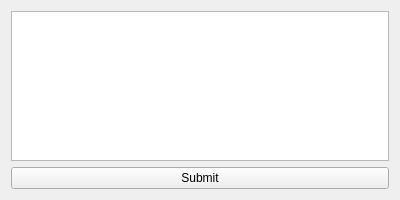
<?xml version="1.0" encoding="UTF-8"?>
<ui version="4.0">
 <class>AiPromptPanel</class>
 <widget class="QWidget" name="AiPromptPanel">
  <property name="geometry">
   <rect>
    <x>0</x>
    <y>0</y>
    <width>400</width>
    <height>200</height>
   </rect>
  </property>
  <property name="windowTitle">
   <string>AI Prompt Input Panel</string>
  </property>
  <layout class="QVBoxLayout" name="verticalLayout">
   <item>
    <widget class="QPlainTextEdit" name="outputArea"/>
   </item>
   <item>
    <widget class="QPushButton" name="submitBtn">
     <property name="text">
      <string>Submit</string>
     </property>
    </widget>
   </item>
  </layout>
 </widget>
 <resources/>
 <connections/>
</ui>
